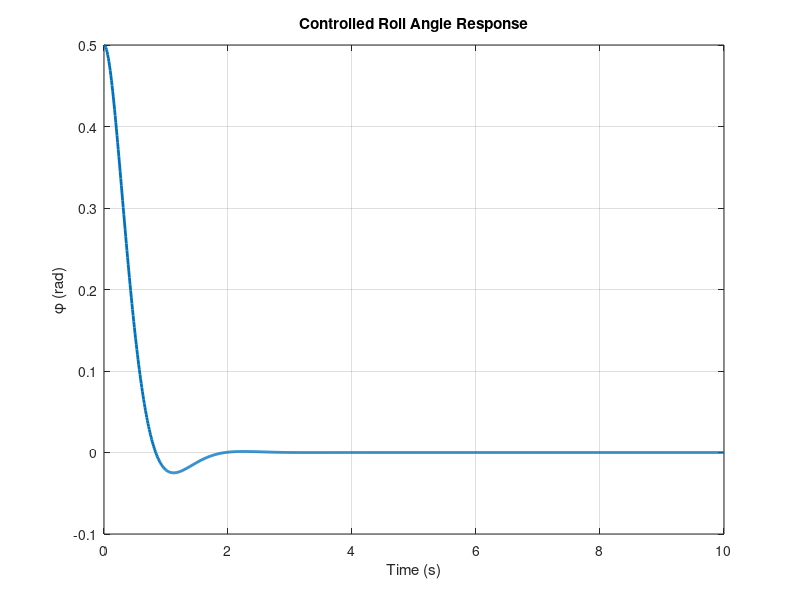
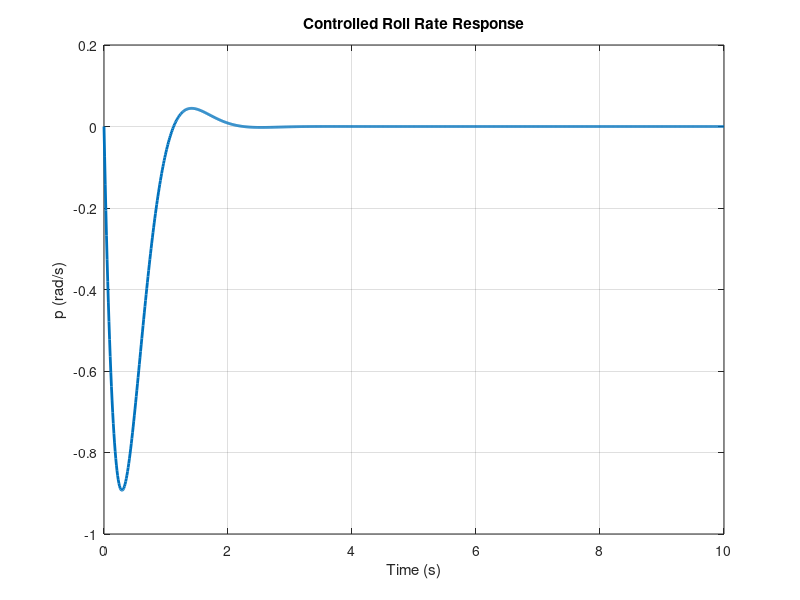
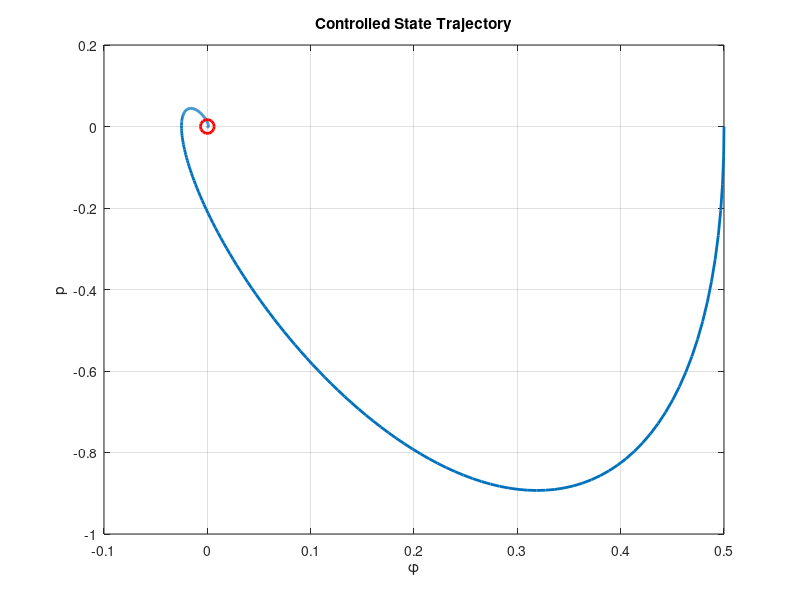

Write MATLAB code to recreate these figures, in order.
%% CASE STUDY 2
%% Quadcopter Controller Design

clc;
clear;
close all;

a = 2;
b = 0.5;

%% Linearized Model

A = [0 1;
    -a -b];

B = [0;
      1];

%% Performance Specifications

OS = 5;
Ts = 1.5;

%% Damping Ratio

zeta = -log(OS/100)/...
sqrt(pi^2 + (log(OS/100))^2);

%% Natural Frequency

wn = 4/(zeta*Ts);

%% Desired Poles

sigma = zeta*wn;

wd = wn*sqrt(1-zeta^2);

desired_poles = ...
[-sigma+1i*wd ...
 -sigma-1i*wd];

disp('Desired Poles')
disp(desired_poles)

%% Pole Placement

K = place(A,B,desired_poles);

disp('Feedback Gain K')
disp(K)

%% Closed Loop

Acl = A - B*K;

disp('Closed Loop Eigenvalues')
disp(eig(Acl))

%% Initial Condition

sys_cl = ss(Acl,B,eye(2),0);

x0 = [0.5;
      0];

t = 0:0.01:10;

[~,t,x] = initial(sys_cl,x0,t);

%% Roll Angle

figure

plot(t,x(:,1),...
    'LineWidth',2)

xlabel('Time (s)')
ylabel('\phi (rad)')

title('Controlled Roll Angle Response')

grid on

%% Roll Rate

figure

plot(t,x(:,2),...
    'LineWidth',2)

xlabel('Time (s)')
ylabel('p (rad/s)')

title('Controlled Roll Rate Response')

grid on

%% State Trajectory

figure

plot(x(:,1),x(:,2),...
    'LineWidth',2)

hold on

plot(0,0,'ro',...
    'MarkerSize',10,...
    'LineWidth',2)

xlabel('\phi')
ylabel('p')

title('Controlled State Trajectory')

grid on
